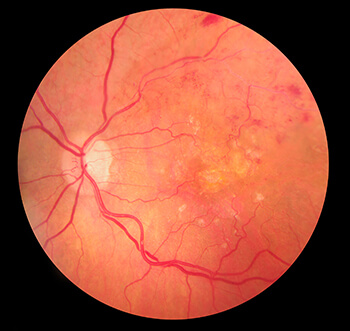
#> input picture temp.jpg, 350 x 331 px
$ python -i retina_validator.py   (imports and definitions only)
#> lines starting #> are read from the running program, lines starting #| are printed output that depends on the picture
import cv2
import numpy as np

def is_retinal_image(image_path):

#> called with image_path = '../temp.jpg'
    img = cv2.imread(image_path)
#> img is the input picture: shape (331, 350, 3); mean B, G, R 59.1, 80.1, 158.2

    if img is None:
        return False

    h, w = img.shape[:2]
#> h = 331; w = 350

    # -------- 1️⃣ Circle Detection --------
    gray = cv2.cvtColor(img, cv2.COLOR_BGR2GRAY)
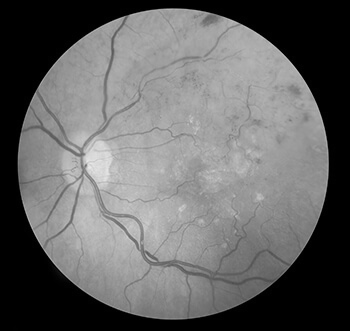
#> gray: shape (331, 350); min 0, max 233, mean 101.1
    gray = cv2.GaussianBlur(gray, (9,9), 2)
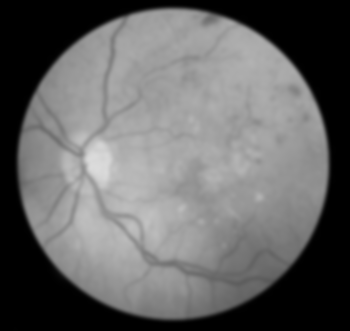
#> gray: shape (331, 350); min 0, max 219, mean 101.1

    circles = cv2.HoughCircles(
        gray,
        cv2.HOUGH_GRADIENT,
        dp=1.2,
        minDist=200,
        param1=50,
        param2=30,
        minRadius=int(min(h,w)*0.25),
        maxRadius=int(min(h,w)*0.6)
    )
#> circles = [[172.2, 162.6, 155.6]]

    circle_detected = circles is not None
#> circle_detected = True


    # -------- 2️⃣ Dark Border Check --------
    top = gray[:20,:]
    bottom = gray[-20:,:]
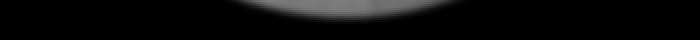
#> bottom: shape (20, 350) (shown 2 times larger); min 0, max 125, mean 10.5
    left = gray[:,:20]
    right = gray[:,-20:]
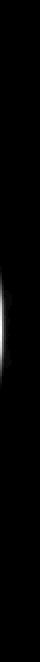
#> right: shape (331, 20) (shown 2 times larger); min 0, max 30, mean 0.2; drawn with min black and max white

    border_mean = (
        np.mean(top) +
        np.mean(bottom) +
        np.mean(left) +
        np.mean(right)
    ) / 4
#> border_mean = 8.28

    dark_border = border_mean < 70
#> dark_border = True


    # -------- 3️⃣ Red Dominance Check --------
    b,g,r = cv2.split(img)
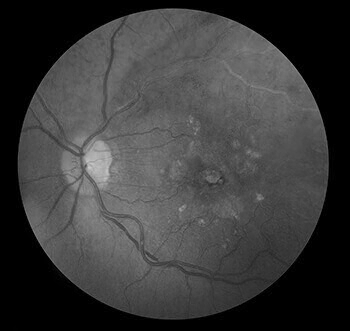
#> b: shape (331, 350); min 0, max 200, mean 59.1
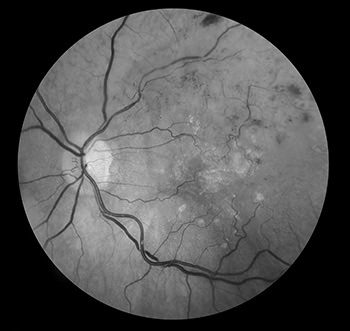
#> g: shape (331, 350); min 0, max 235, mean 80.1
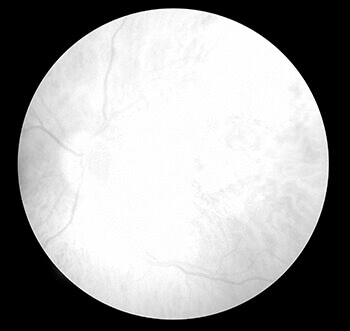
#> r: shape (331, 350); min 0, max 255, mean 158.2

    red_dominance = np.mean(r) > np.mean(b)
#> red_dominance = True


    # -------- Final Decision --------
    if circle_detected and dark_border and red_dominance:
        return True

    return False

>>> result = is_retinal_image('../temp.jpg')
